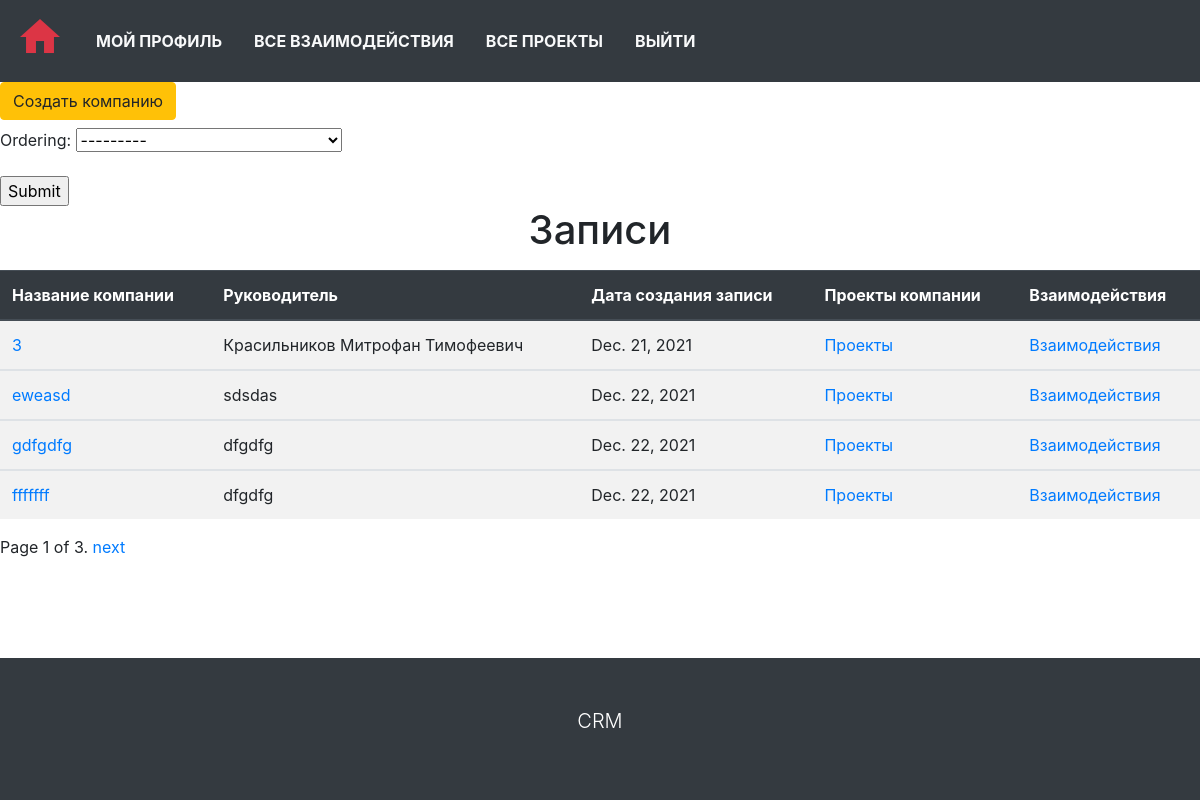
The page / (signed in) on the database its author committed.
### main_crm/models.py (models this page shows, shortened)
class Company(models.Model):
    company_name = models.CharField(max_length=150, unique=True)
    slug = models.SlugField(unique=True, null=True)
    fio = models.CharField(max_length=150)
    description = RichTextUploadingField(blank=True)
    published = models.DateField(auto_now_add=True)
    edited = models.DateField(auto_now=True)
    class Meta:
        ordering = ['published']
        verbose_name = 'Company'
        verbose_name_plural = 'Companies'
    def get_absolute_url(self):
        return reverse_lazy('company-detail', kwargs={'company_slug': self.slug})

### main_crm/views.py (the view)
# urls.py: path('', views.CompanyListView.as_view(), name='index'),
class CompanyListView(LoginRequiredMixin, FilterView):
    queryset = Company.objects.all()
    template_name = 'cms_mainpage/list_page.html'
    paginate_by = INDEX_PAGINATE_BY
    filterset_class = CompanyFilter
    def get_context_data(self, *args, **kwargs):
        sort_by = self.request.GET.get('sort_by', '')
        sort_by_param = f'&sort_by={sort_by}'
        return super().get_context_data(*args, sort_by_param=sort_by_param, **kwargs)

### main_crm/templates/cms_mainpage/list_page.html (shortened to what this page needs)
{% extends 'base.html' %}
{% block content %}
<a class="btn btn-warning mb-2 text-decoration-none" href="{% url 'company-create' %}">Создать компанию</a>
{% if company_list.exists %}
<form action="">
    {{ filter.form.as_p }}
    <input type="submit">
</form>
<h1 class="text-center mb-3">Записи</h1>
<div class="table-responsive-xl">
    <table class="table table-striped table-hover">
        <thead class="thead-dark">
        <tr>
            <th>Название компании</th>
            <th>Руководитель</th>
            <th>Дата создания записи</th>
            <th>Проекты компании</th>
            <th>Взаимодействия</th>
        </tr>
        </thead>
        {% for company in company_list %}
        <tbody>
        <tr>
            <td><a class="text-decoration-none" href="{{ company.get_absolute_url }}">{{ company.company_name }}</a>
            </td>
            <td>{{ company.fio }}</td>
            <td>{{ company.published }}</td>
            <td><a class="text-decoration-none" href="{% url 'company-projects-list' company.slug  %}">Проекты</a></td>
            <td>
                <a class="text-decoration-none" href="{% url 'company-interactions-list' company.slug  %}">
                    Взаимодействия
                </a>
            </td>
        </tr>
        </tbody>
        {% endfor %}
    </table>
</div>
{% else %}
<p class="mt-5 font-weight-bold text-center text-muted display-4">Записи отсутствуют.</p>
{% endif %}
{% endblock %}
{% block pagination %}
{% if is_paginated %}
<div class="pagination">
          <span class="page-links">
              <span class="page-current">
                  Page {{ page_obj.number }} of {{ page_obj.paginator.num_pages }}.
              </span>
              {% if page_obj.has_next %}
                  <a href="{{ request.path }}?page={{ page_obj.next_page_number }}{{sort_by_param}}">next</a>
              {% endif %}
          </span>
</div>
{% endif %}
{% endblock %}

### main_crm/static/cms/css/style.css (style rules this page uses)
html, body { height: 100%; }

### rows shown on the page
Company: company_name "З", fio "Красильников Митрофан Тимофеевич", published "Dec. 21, 2021"
Company: company_name "eweasd", fio "sdsdas", published "Dec. 22, 2021"
Company: company_name "gdfgdfg", fio "dfgdfg", published "Dec. 22, 2021"
Company: company_name "fffffff", fio "dfgdfg", published "Dec. 22, 2021"

### other values the page prints
{{ page_obj.number }} "1"
{{ page_obj.paginator.num_pages }} "3"
